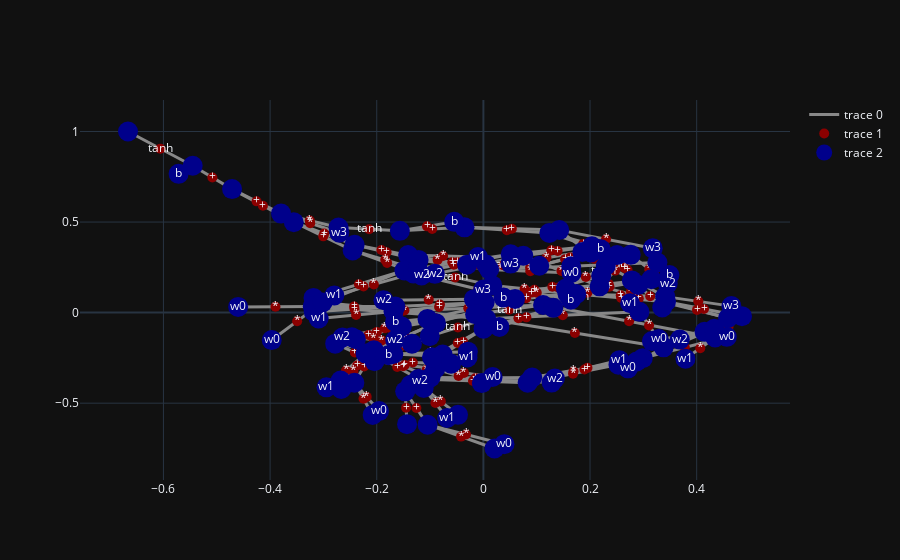

This figure's notebook cell:
### Code cell
x = [2,3,-1]
n = MLP(3,[4, 4, 1])
n(x)

draw_graph(n(x)[0])

### Figure 1 — Plotly figure (JSON) as saved in the notebook; plotly's stock layout.template omitted (floating-point values rounded to 4 significant figures; data arrays with more than 128 entries replaced by an {"elided": "..."} marker saying what was removed)
{"data": [{"hoverinfo": "text", "line": {"color": "#888", "width": 3}, "mode": "lines", "text": {"elided": "155 str values"}, "type": "scatter", "x": {"elided": "465 float values"}, "y": {"elided": "465 float values"}}, {"hoverinfo": "text", "marker": {"color": "darkred", "size": 10}, "mode": "markers+text", "text": {"elided": "155 str values"}, "textposition": "middle center", "type": "scatter", "x": {"elided": "155 float values"}, "y": {"elided": "155 float values"}}, {"hoverinfo": "text", "marker": {"color": "darkblue", "size": 20}, "mode": "markers+text", "text": {"elided": "144 str values"}, "type": "scatter", "x": {"elided": "144 float values"}, "y": {"elided": "144 float values"}}], "layout": {}}
